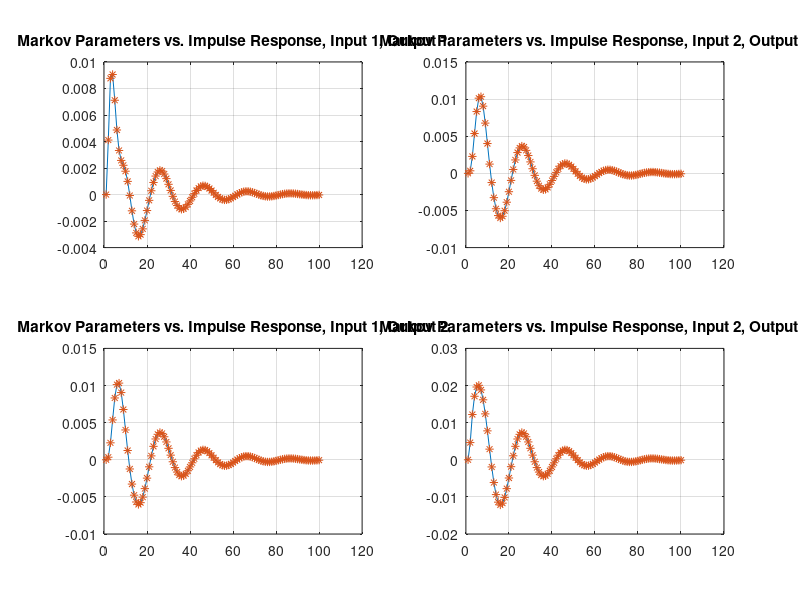

Reproduce this figure in MATLAB.
%% ENGS149 Final Exam
%% Problem 1

clear
m1 = 1;
m2 = 1;
c1 = 3;
c2 = 2;
k1 = 30;
k2 = 20;

A_c = [
    0 0 1 0
    0 0 0 1
    -(k1+k2)/m1 k2/m1 -(c1+c2)/m1 c2/m1
    k2/m2 -k2/m2 c2/m2 -c2/m2
    ];
B_c = [
    0 0
    0 0
    1/m1 0  
    0 1/m2
    ];

C_c = [
    1 0 0 0
    0 1 0 0
    ];
D_c = [
    0 0 
    0 0
    ];

[n_st, l] = size(A_c);
[o,n_in] = size(B_c);
[n_out,p] = size(C_c);

dt = 0.1; % seconds

c_system = ss(A_c,B_c,C_c,D_c);

d_system = c2d(c_system,dt);
A = d_system.A;
B = d_system.B;
C = d_system.C;
D = d_system.D;

n = 100;

x = zeros(n_st,n);
x_b1 = x;
x_b2 = x;
u = zeros(n_in,n);
u_b1 = u;
u_b2 = u;
u_b1(:,1) = [1;0];
u_b2(:,1) = [0;1];
y_1 = zeros(2,n);
y_2 = zeros(2,n);
MP = zeros(n_in,n_out,n);

MARKOV_P = zeros(n_in,n_out,n);


MARKOV_P(:,:,1) = D;

for i = 1:n
    x_b1(:,i+1) = A*x_b1(:,i) + B*u_b1(:,i);
    x_b2(:,i+1) = A*x_b2(:,i) + B*u_b2(:,i);
    y_1(:,i) = C*x_b1(:,i) + D*u_b1(:,i);
    y_2(:,i) = C*x_b2(:,i) + D*u_b2(:,i);
    MP(:,1,i) = y_1(:,i);
    MP(:,2,i) = y_2(:,i);
    MARKOV_P(:,:,i+1) = C*A^(i-1)*B;
end

subplot(2,2,1)
plot(reshape(MARKOV_P(1,1,:),[],1))
hold on
grid on
plot(reshape(MP(1,1,:),[],1),'*')
title('Markov Parameters vs. Impulse Response, Input 1, Output 1')
subplot(2,2,2)
plot(reshape(MARKOV_P(1,2,:),[],1))
hold on
grid on
plot(reshape(MP(1,2,:),[],1),'*')
title('Markov Parameters vs. Impulse Response, Input 2, Output 1')

subplot(2,2,3)
plot(reshape(MARKOV_P(2,1,:),[],1))
hold on
grid on
plot(reshape(MP(2,1,:),[],1),'*')
title('Markov Parameters vs. Impulse Response, Input 1, Output 2')

subplot(2,2,4)
plot(reshape(MARKOV_P(2,2,:),[],1))
hold on
grid on
plot(reshape(MP(2,2,:),[],1),'*')
title('Markov Parameters vs. Impulse Response, Input 2, Output 2')


save('mimo_system',"A","B","C","D","MP","d_system",'A_c','B_c','C_c','D_c')

